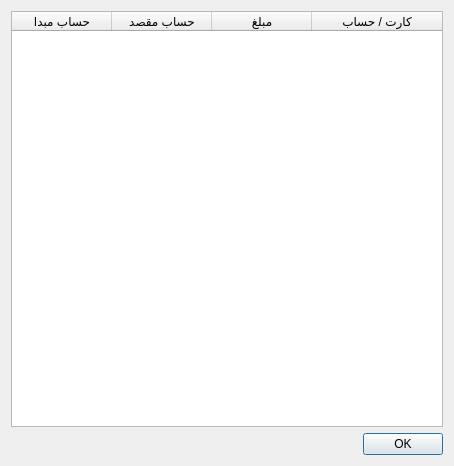
<?xml version="1.0" encoding="UTF-8"?>
<ui version="4.0">
 <class>all_transactions_dia</class>
 <widget class="QDialog" name="all_transactions_dia">
  <property name="geometry">
   <rect>
    <x>0</x>
    <y>0</y>
    <width>454</width>
    <height>466</height>
   </rect>
  </property>
  <property name="windowTitle">
   <string>Dialog</string>
  </property>
  <layout class="QVBoxLayout" name="verticalLayout">
   <item>
    <widget class="QTableWidget" name="transactiontable">
     <property name="whatsThis">
      <string>نمایش تمامی  تراکنش ها</string>
     </property>
     <attribute name="horizontalHeaderStretchLastSection">
      <bool>true</bool>
     </attribute>
     <column>
      <property name="text">
       <string>حساب مبدا</string>
      </property>
     </column>
     <column>
      <property name="text">
       <string>حساب مقصد</string>
      </property>
     </column>
     <column>
      <property name="text">
       <string>مبلغ</string>
      </property>
     </column>
     <column>
      <property name="text">
       <string>کارت / حساب</string>
      </property>
     </column>
    </widget>
   </item>
   <item>
    <widget class="QDialogButtonBox" name="buttonBox">
     <property name="orientation">
      <enum>Qt::Horizontal</enum>
     </property>
     <property name="standardButtons">
      <set>QDialogButtonBox::Ok</set>
     </property>
    </widget>
   </item>
  </layout>
 </widget>
 <resources/>
 <connections>
  <connection>
   <sender>buttonBox</sender>
   <signal>accepted()</signal>
   <receiver>all_transactions_dia</receiver>
   <slot>accept()</slot>
   <hints>
    <hint type="sourcelabel">
     <x>248</x>
     <y>254</y>
    </hint>
    <hint type="destinationlabel">
     <x>157</x>
     <y>274</y>
    </hint>
   </hints>
  </connection>
  <connection>
   <sender>buttonBox</sender>
   <signal>rejected()</signal>
   <receiver>all_transactions_dia</receiver>
   <slot>reject()</slot>
   <hints>
    <hint type="sourcelabel">
     <x>316</x>
     <y>260</y>
    </hint>
    <hint type="destinationlabel">
     <x>286</x>
     <y>274</y>
    </hint>
   </hints>
  </connection>
 </connections>
</ui>
